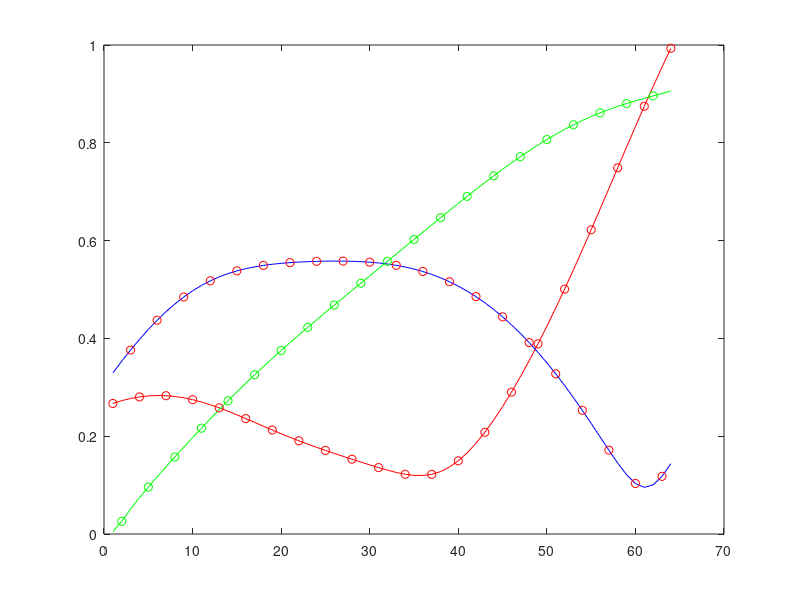

Write the MATLAB code that produced this figure.
  function colormap_show
%|function colormap_show
%| plot colormap using natural rgb colors

tmp = colormap;

ii = 1:size(tmp,1);
i1 = ii(1:3:end);
i2 = ii(2:3:end);
i3 = ii(3:3:end);
plot(...
	ii, tmp(:,1), 'r', ...
	ii, tmp(:,2), 'g', ...
	ii, tmp(:,3), 'b', ...
	i1, tmp(i1,1), 'ro', ...
	i2, tmp(i2,2), 'go', ...
	i3, tmp(i3,3), 'ro')
